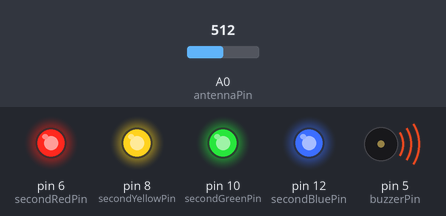
Bench run of a sketch on a simulated Arduino Uno, built with avr-gcc and run on an emulated ATmega328P. Shown: output pins drawn as LEDs (lit = HIGH), buzzer (waves = sounding). Inputs (shaded band) come from the test bench; at power-on: A0 (antennaPin) = 512. Pins used as bus, display or sensor lines are not drawn.

Above: at 1.2 s.
1.3 s: A0 (antennaPin) set to 11
2.8 s: A0 (antennaPin) set to 8
At 3.6 s:
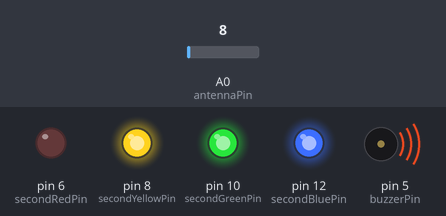
4.4 s: A0 (antennaPin) set to 0
At 4.8 s:
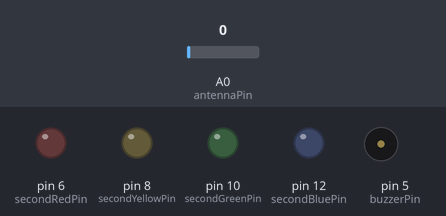
6.0 s: A0 (antennaPin) set to 18
At 7.1 s:
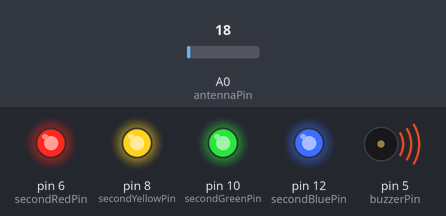
Timing chart, 0 to 8.5 s (numbered marks = the images above; inputs shaded):
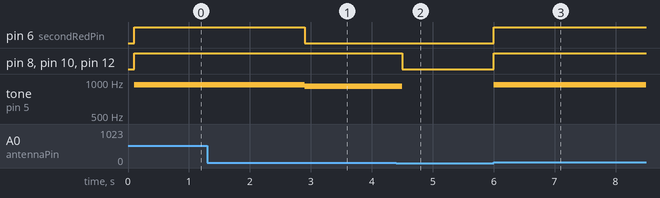

Measured:
- the behaviour switches between 10 and 9 on A0 (antennaPin) (found by bisection; images 0 and 1)
- after the input at 2.8 s, pin 6 (secondRedPin): HIGH → LOW after 0.10 s; tone on pin 5 (buzzerPin): 950 Hz → 921 Hz after 0.10 s
- after the input at 4.4 s, pin 8 (secondYellowPin), pin 10 (secondGreenPin), pin 12 (secondBluePin): HIGH → LOW after 0.10 s; tone on pin 5 (buzzerPin): 921 Hz → silent after 0.10 s
- after the input at 6.0 s, pin 6 (secondRedPin), pin 8 (secondYellowPin), pin 10 (secondGreenPin), pin 12 (secondBluePin): LOW → HIGH at once; tone on pin 5 (buzzerPin): silent → 950 Hz at once

The sketch:

variant_max_over_time.ino
```cpp
const int buzzerPin = 5;
const int secondRedPin = 6;
const int firstRedPin = 7;
const int secondYellowPin = 8;
const int firstYellowPin = 9;
const int secondGreenPin = 10;
const int firstGreenPin = 11;
const int secondBluePin = 12;
const int firstBluePin = 13;
const int antennaPin = A0;

const int numberOfLeds = 8;
int leds[numberOfLeds] = {
  secondRedPin, firstRedPin, secondYellowPin, firstYellowPin, secondGreenPin, firstGreenPin, secondBluePin, firstBluePin
};


const int numberOfLevels = 8;           //(at lvl 0 will be 1 led open, lvl 2 -> 2 leds, at lvl 2 -> 3 leds ... at lvl 7 -> 8 leds)
bool levelMatrix[numberOfLevels][numberOfLeds] = {
  {0, 0, 0, 0, 0, 0, 0, 1}, // 0
  {0, 0, 0, 0, 0, 0, 1, 1}, // 1
  {0, 0, 0, 0, 0, 1, 1, 1}, // 2
  {0, 0, 0, 0, 1, 1, 1, 1}, // 3
  {0, 0, 0, 1, 1, 1, 1, 1}, // 4
  {0, 0, 1, 1, 1, 1, 1, 1}, // 5
  {0, 1, 1, 1, 1, 1, 1, 1}, // 6
  {1, 1, 1, 1, 1, 1, 1, 1}, // 7
};

int maxEmfValue = 0;
int emfValue = 0;
int minEmfBound = 0;
int maxEmfBound = 10;
int currentLevel = 0;
int buzzerPitch = 0;
int minPitchBound = 850;
int maxPitchBound = 950;
int noSoundBellow = 2;
unsigned long checkInterval = 100;
unsigned long lastCheckTime = 0;

void setup() {
  for (int i = 0; i < numberOfLeds; i++) {
    pinMode(leds[i], OUTPUT);
  }
  pinMode(antennaPin, INPUT);
  Serial.begin(9600);
}

void loop() {
  emfValue = analogRead(antennaPin);
  if (emfValue > maxEmfValue) maxEmfValue = emfValue;
  if (millis() >= lastCheckTime + checkInterval) {
    lastCheckTime = millis();
    maxEmfValue = constrain(maxEmfValue, minEmfBound, maxEmfBound);
    currentLevel = map(maxEmfValue, minEmfBound, maxEmfBound, 0, numberOfLevels - 1);
    buzzerPitch = map(currentLevel, 0, numberOfLevels - 1, minPitchBound, maxPitchBound);
    displayLevel(currentLevel);
    maxEmfValue = 0;
  }
}
void displayLevel(int level) {
  for (int i = 0; i < numberOfLeds; i++) {
    digitalWrite(leds[i], levelMatrix[level][i]);
  }
  if (level >= noSoundBellow) tone(buzzerPin, buzzerPitch, checkInterval);
}
```
